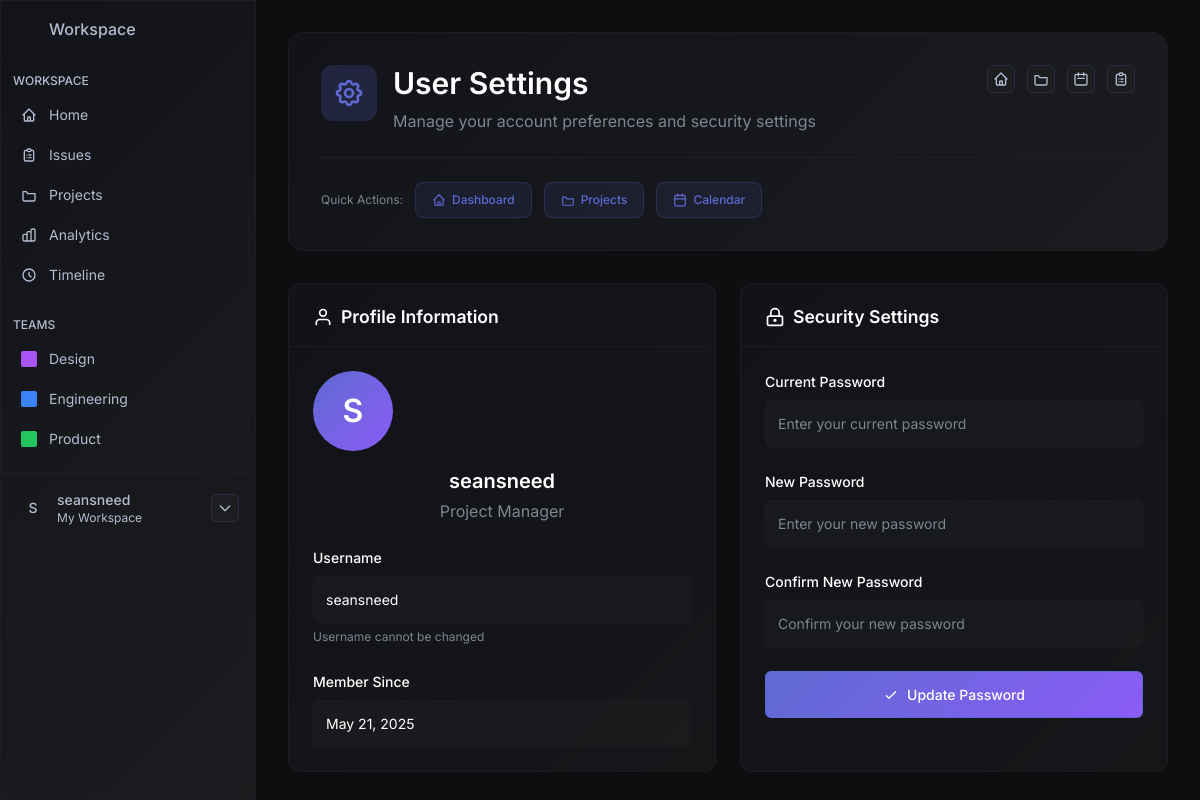
Screenshot of /settings (signed in) with the database file from the repository.
### app.py (models this page shows, shortened)
class User(db.Model, UserMixin):
    id = db.Column(db.Integer, primary_key=True)
    username = db.Column(db.String(80), unique=True, nullable=False)
    email = db.Column(db.String(120), unique=True, nullable=False)
    password_hash = db.Column(db.String(128), nullable=False)
    created_at = db.Column(db.DateTime, default=datetime.utcnow)
    bio = db.Column(db.String(300), nullable=True)  # Short bio for profile
    accomplishments = db.Column(db.Text, nullable=True)  # Multiline accomplishments
    projects_owned = db.relationship('Project', backref='owner_user', lazy=True, foreign_keys='Project.owner_id')
    assigned_tasks = db.relationship('Task', backref='assignee_user', lazy=True, foreign_keys='Task.assignee_id')
    comments = db.relationship('Comment', backref='author_user', lazy=True)
    projects = db.relationship('Project', secondary='project_member', back_populates='members')

### app.py (the view, shortened to what this page needs)
@app.route('/settings', methods=['GET', 'POST'])
@login_required
def user_settings():
    return render_template('user_settings.html')

### templates/user_settings.html (shortened to what this page needs)
<!DOCTYPE html>
<html lang="en">
<head>
    <link rel="stylesheet" href="https://cdnjs.cloudflare.com/ajax/libs/font-awesome/6.4.0/css/all.min.css">
    <script src="https://cdn.tailwindcss.com"></script>
</head>
<body class="bg-aura-bg text-aura-text font-inter min-h-screen">
    <div class="flex flex-col md:flex-row h-screen">
        <div id="sidebar"
            class="hidden md:block w-full md:w-64 header-card flex-shrink-0 flex flex-col h-screen md:h-auto overflow-y-auto">
            <div class="p-4 md:block hidden">
                <div class="flex items-center space-x-2">
                    <div class="h-6 w-6 rounded-md bg-accent"></div>
                    <span class="font-medium">Workspace</span>
                </div>
            </div>
            <nav class="flex-1 py-4">
                <div class="px-3 mb-2 text-xs font-medium text-muted">WORKSPACE</div>
                <a href="{{ url_for('overview_view') }}"
                    class="flex items-center px-3 py-2 text-sm text-muted hover:text-white hover:bg-lighter rounded-md mx-2">
                    <svg class="w-4 h-4 mr-3" fill="none" stroke="currentColor" viewBox="0 0 24 24">
                        <path stroke-linecap="round" stroke-linejoin="round" stroke-width="2"
                            d="M3 12l2-2m0 0l7-7 7 7M5 10v10a1 1 0 001 1h3m10-11l2 2m-2-2v10a1 1 0 01-1 1h-3m-6 0a1 1 0 001-1v-4a1 1 0 011-1h2a1 1 0 011 1v4a1 1 0 001 1m-6 0h6">
                        </path>
                    </svg>
                    Home
                </a>
                <a href="{{ url_for('index') }}"
                    class="flex items-center px-3 py-2 text-sm text-muted hover:text-white hover:bg-lighter rounded-md mx-2 mt-1">
                    Issues
                </a>
                <a href="{{ url_for('manage_projects') }}"
                    class="flex items-center px-3 py-2 text-sm text-muted hover:text-white hover:bg-lighter rounded-md mx-2 mt-1">
                    <svg class="w-4 h-4 mr-3" fill="none" stroke="currentColor" viewBox="0 0 24 24">
                        <path stroke-linecap="round" stroke-linejoin="round" stroke-width="2"
                            d="M3 7h5l2 3h11v9a2 2 0 0 1-2 2H5a2 2 0 0 1-2-2V7z" />
                    </svg>
                    Projects
                </a>
                <a href="{{ url_for('calendar_view') }}"
                    class="flex items-center px-3 py-2 text-sm text-muted hover:text-white hover:bg-lighter rounded-md mx-2 mt-1">
                    Analytics
                </a>
                <a href="{{ url_for('timeline_view') }}"
                    class="flex items-center px-3 py-2 text-sm text-muted hover:text-white hover:bg-lighter rounded-md mx-2 mt-1">
                    <svg class="w-4 h-4 mr-3" fill="none" stroke="currentColor" viewBox="0 0 24 24">
                        <path stroke-linecap="round" stroke-linejoin="round" stroke-width="2"
                            d="M12 8v4l3 3m6-3a9 9 0 11-18 0 9 9 0 0118 0z">
                        </path>
                    </svg>
                    Timeline
                </a>
                <div class="px-3 mt-6 mb-2 text-xs font-medium text-muted">TEAMS</div>
                <a href="#"
                    class="flex items-center px-3 py-2 text-sm text-muted hover:text-white hover:bg-lighter rounded-md mx-2">
                    <div class="w-4 h-4 rounded-sm bg-purple-500 mr-3"></div>
                    Design
                </a>
                <a href="#"
                    class="flex items-center px-3 py-2 text-sm text-muted hover:text-white hover:bg-lighter rounded-md mx-2 mt-1">
                    <div class="w-4 h-4 rounded-sm bg-blue-500 mr-3"></div>
                    Engineering
                </a>
                <a href="#"
                    class="flex items-center px-3 py-2 text-sm text-muted hover:text-white hover:bg-lighter rounded-md mx-2 mt-1">
                    <div class="w-4 h-4 rounded-sm bg-green-500 mr-3"></div>
                    Product
                </a>
            </nav>
            <div class="p-4 border-t border-aura-border">
                <div class="flex items-center justify-between">
                    <div class="flex items-center">
                        <div class="w-8 h-8 rounded-full bg-accent flex items-center justify-center">
                            <span class="text-sm font-medium">{{ current_user.username[0]|upper if current_user.username else 'U' }}</span>
                        </div>
                        <div class="ml-2">
                            <div class="text-sm font-medium">{{ current_user.username if current_user.username else 'User' }}</div>
                            <div class="text-xs text-muted">My Workspace</div>
                        </div>
                    </div>
                    <div class="relative">
                        <button id="userMenuToggle" class="nav-icon text-aura-text hover:text-white" title="User menu">
                            <svg class="w-4 h-4" fill="none" stroke="currentColor" viewBox="0 0 24 24">
                                <path stroke-linecap="round" stroke-linejoin="round" stroke-width="2" d="M19 9l-7 7-7-7" />
                            </svg>
                        </button>
                    </div>
                </div>
            </div>
        </div>
        <div class="flex-1 flex flex-col overflow-y-auto">
            <div class="max-w-7xl mx-auto p-8 w-full">
                <div class="header-card glass-effect rounded-2xl p-8 mb-8">
                    <div class="flex items-start justify-between mb-6">
                        <div class="flex items-start gap-4">
                            <div class="bg-aura-accent/20 p-3 rounded-xl">
                            </div>
                            <div>
                                <h1 class="text-3xl font-semibold text-white mb-2">User Settings</h1>
                                <p class="text-aura-muted">Manage your account preferences and security settings</p>
                            </div>
                        </div>
                        <div class="flex items-center gap-3">
                            <a href="{{ url_for('overview_view') }}" class="nav-icon text-aura-text hover:text-white" title="Dashboard">
                                <svg class="w-4 h-4" fill="none" stroke="currentColor" viewBox="0 0 24 24">
                                    <path stroke-linecap="round" stroke-linejoin="round" stroke-width="2" d="M3 12l2-2m0 0l7-7 7 7M5 10v10a1 1 0 001 1h3m10-11l2 2m-2-2v10a1 1 0 01-1 1h-3m-6 0a1 1 0 001-1v-4a1 1 0 011-1h2a1 1 0 011 1v4a1 1 0 001 1m-6 0h6" />
                                </svg>
                            </a>
                            <a href="{{ url_for('manage_projects') }}" class="nav-icon text-aura-text hover:text-white" title="Projects">
                                <svg class="w-4 h-4" fill="none" stroke="currentColor" viewBox="0 0 24 24">
                                    <path stroke-linecap="round" stroke-linejoin="round" stroke-width="2" d="M3 7h5l2 3h11v9a2 2 0 0 1-2 2H5a2 2 0 0 1-2-2V7z" />
                                </svg>
                            </a>
                            <a href="{{ url_for('calendar_view') }}" class="nav-icon text-aura-text hover:text-white" title="Calendar">
                                <svg class="w-4 h-4" fill="none" stroke="currentColor" viewBox="0 0 24 24">
                                    <path stroke-linecap="round" stroke-linejoin="round" stroke-width="2" d="M8 7V3m8 4V3m-9 8h10M5 21h14a2 2 0 002-2V7a2 2 0 00-2-2H5a2 2 0 00-2 2v12a2 2 0 002 2z" />
                                </svg>
                            </a>
                            <a href="{{ url_for('index') }}" class="nav-icon text-aura-text hover:text-white" title="Issues">
                                <svg class="w-4 h-4" fill="none" stroke="currentColor" viewBox="0 0 24 24">
                                    <path stroke-linecap="round" stroke-linejoin="round" stroke-width="2" d="M9 5H7a2 2 0 00-2 2v12a2 2 0 002 2h10a2 2 0 002-2V7a2 2 0 00-2-2h-2M9 5a2 2 0 002 2h2a2 2 0 002-2M9 5a2 2 0 012-2h2a2 2 0 012 2m-3 7h3m-3 4h3m-6-4h.01M9 16h.01" />
                                </svg>
                            </a>
                        </div>
                    </div>
                    <div class="flex items-center gap-3 mt-6 pt-6 border-t border-aura-border">
                        <span class="text-xs text-aura-muted">Quick Actions:</span>
                        <a href="{{ url_for('overview_view') }}" class="quick-action-btn">
                            <svg width="14" height="14" fill="none" stroke="currentColor" stroke-width="2" stroke-linecap="round" stroke-linejoin="round" viewBox="0 0 24 24">
                                <path d="M3 12l2-2m0 0l7-7 7 7M5 10v10a1 1 0 001 1h3m10-11l2 2m-2-2v10a1 1 0 01-1 1h-3m-6 0a1 1 0 001-1v-4a1 1 0 011-1h2a1 1 0 011 1v4a1 1 0 001 1m-6 0h6" />
                            </svg>
                            Dashboard
                        </a>
                        <a href="{{ url_for('manage_projects') }}" class="quick-action-btn">
                            <svg width="14" height="14" fill="none" stroke="currentColor" stroke-width="2" stroke-linecap="round" stroke-linejoin="round" viewBox="0 0 24 24">
                                <path d="M3 7h5l2 3h11v9a2 2 0 0 1-2 2H5a2 2 0 0 1-2-2V7z" />
                            </svg>
                            Projects
                        </a>
                        <a href="{{ url_for('calendar_view') }}" class="quick-action-btn">
                            <svg width="14" height="14" fill="none" stroke="currentColor" stroke-width="2" stroke-linecap="round" stroke-linejoin="round" viewBox="0 0 24 24">
                                <rect x="3" y="4" width="18" height="18" rx="2"/>
                                <path d="M16 2v4M8 2v4M3 10h18"/>
                            </svg>
                            Calendar
                        </a>
                    </div>
                </div>
                <div class="settings-grid">
                    <div class="settings-card">
                        <div class="card-header">
                            <h2>
                                <svg width="20" height="20" fill="none" stroke="currentColor" stroke-width="2" stroke-linecap="round" stroke-linejoin="round" viewBox="0 0 24 24">
                                    <path d="M20 21v-2a4 4 0 0 0-4-4H8a4 4 0 0 0-4 4v2" />
                                    <circle cx="12" cy="7" r="4" />
                                </svg>
                                Profile Information
                            </h2>
                        </div>
                        <div class="card-content">
                            <div class="text-center mb-6">
                                <div class="profile-avatar">
                                    {{ current_user.username[0]|upper if current_user.username else 'U' }}
                                </div>
                                <h3 class="text-xl font-semibold text-white mb-1">{{ current_user.username if current_user.username else 'User' }}</h3>
                                <p class="text-aura-muted">Project Manager</p>
                            </div>
                            <div class="space-y-4">
                                <div class="form-group">
                                    <label>Username</label>
                                    <input type="text" class="form-control" value="{{ current_user.username if current_user.username else 'User' }}" readonly>
                                    <small class="text-aura-muted text-xs mt-1">Username cannot be changed</small>
                                </div>
                                <div class="form-group">
                                    <label>Member Since</label>
                                    <input type="text" class="form-control" value="{{ current_user.created_at.strftime('%B %d, %Y') if current_user.created_at else 'Recently' }}" readonly>
                                </div>
                            </div>
                        </div>
                    </div>
                    <div class="settings-card">
                        <div class="card-header">
                            <h2>
                                <svg width="20" height="20" fill="none" stroke="currentColor" stroke-width="2" stroke-linecap="round" stroke-linejoin="round" viewBox="0 0 24 24">
                                    <rect x="3" y="11" width="18" height="11" rx="2" ry="2" />
                                    <circle cx="12" cy="16" r="1" />
                                    <path d="M7 11V7a5 5 0 1 1 10 0v4" />
                                </svg>
                                Security Settings
                            </h2>
                        </div>
                        <div class="card-content">
                            <form method="POST" action="{{ url_for('user_settings') }}">
                                <div class="form-group">
                                    <label for="current_password">Current Password</label>
                                    <input type="password" id="current_password" name="current_password" class="form-control" placeholder="Enter your current password" required>
                                </div>
                                <div class="form-group">
                                    <label for="new_password">New Password</label>
                                    <input type="password" id="new_password" name="new_password" class="form-control" placeholder="Enter your new password" required>
                                </div>
                                <div class="form-group">
                                    <label for="confirm_new_password">Confirm New Password</label>
                                    <input type="password" id="confirm_new_password" name="confirm_new_password" class="form-control" placeholder="Confirm your new password" required>
                                </div>
                                <button type="submit" class="btn btn-primary btn-full">
                                    <svg width="16" height="16" fill="none" stroke="currentColor" stroke-width="2" stroke-linecap="round" stroke-linejoin="round" viewBox="0 0 24 24">
                                        <path d="M5 13l4 4L19 7" />
                                    </svg>
                                    Update Password
                                </button>
                            </form>
                        </div>
                    </div>
                </div>
            </div>
        </div>
    </div>
</body>
</html>

### rows the page displays
User: username "S", username "seansneed", created_at "May 21, 2025"
